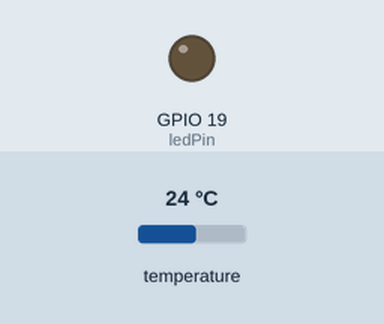
The sketch below on a simulated ESP32. Shown: output pins drawn as LEDs (lit = HIGH). The test bench sets the inputs (shaded band); at power-on: temperature 24 °C. WiFi joins after 1.5 s; servers stay silent unless stated; uploads are accepted with an empty reply; what the sketch prints to the serial monitor is not drawn. At 67.6 s the program puts the board to deep sleep or switches it off; the recording ends there.

Above: at 0.1 s.
At 7.49 s:
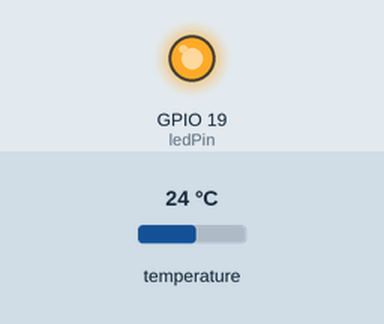
Timing chart, 0 to 9.0 s (numbered marks = the images above):
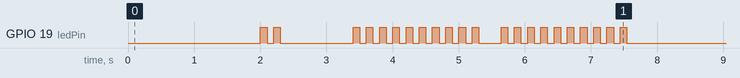

The sketch:

esp-client.ino
```cpp
#include <WiFi.h>
#include <HTTPClient.h>
#include <ArduinoJson.h>
#include <OneWire.h>
#include <DallasTemperature.h>

#define MILLI_FACTOR 1000
#define MICRO_FACTOR 1000000
#define SLEEP_TIME 60 * 2
#define UP_TIME 60 * 1

const int ledPin = 19;
const int temperaturePin = 23;
const int brightnessPin = A0;

const int serial = 9600;

OneWire oneWire(temperaturePin);
DallasTemperature temperatureSensor(&oneWire);

void ledOn() {
  digitalWrite(ledPin, HIGH);
}

void ledBlink(int numberOfBlinks) {
  for (int i = 0; i < numberOfBlinks; i++) {
    digitalWrite(ledPin, HIGH);
    delay(100);
    digitalWrite(ledPin, LOW);
    delay(100);
  }
}

void connectWifi() {
  const char * wifiSsid = "victor-mobile";
  const char * wifiPass = "parasite";
  const int connectionTimeout = 30;

  WiFi.begin(wifiSsid, wifiPass);
  Serial.print("Connecting to WiFi...");

  int connectionTimer = 0;
  while (WiFi.status() != WL_CONNECTED && connectionTimer < connectionTimeout) {
    Serial.print(".");
    connectionTimer += 1;
    delay(1000);
  }

  if (WiFi.status() == WL_CONNECTED) {
    Serial.print("Connection successful in ");
  } else {
    Serial.print("Connection timeout in ");
  }

  Serial.print(connectionTimer);
  Serial.print("s. \n");
}

void createTemperatureEntry(double temperature) {
  char * restUrl = "https://firestore.googleapis.com/v1/projects/tp2-iot-m1-miage/databases/(default)/documents/temperatures";
  HTTPClient client;

  client.begin(restUrl);
  client.addHeader("Content-Type", "application/json");
  client.addHeader("Content-Length", "100");

  StaticJsonBuffer<300> jsonBuffer;
  JsonObject & root = jsonBuffer.createObject();
  JsonObject & fields = jsonBuffer.createObject();
  JsonObject & temperatureInCelsius = jsonBuffer.createObject();
  JsonObject & macAddress = jsonBuffer.createObject();

  temperatureInCelsius["doubleValue"] = temperature;
  fields["temperatureInCelsius"] = temperatureInCelsius;

  macAddress["stringValue"] = WiFi.macAddress();
  fields["macAddress"] = macAddress;

  root["fields"] = fields;

  char jsonMessageBuffer[300];
  root.prettyPrintTo(jsonMessageBuffer, sizeof(jsonMessageBuffer));
  Serial.print("Attempting to create a temperature document with a value of ");
  Serial.print(temperature);
  Serial.print(" from address ");
  Serial.print(WiFi.macAddress());
  Serial.print(". \n");

  int httpStatus = client.POST(jsonMessageBuffer);

  if (httpStatus == 200) {
    Serial.println("Firestore responded successfully.");
    ledBlink(10);
  }

  client.end();
}

void createBrightnessEntry(double brightness) {
  char * restUrl = "https://firestore.googleapis.com/v1/projects/tp2-iot-m1-miage/databases/(default)/documents/brightnesses";
  HTTPClient client;

  client.begin(restUrl);
  client.addHeader("Content-Type", "application/json");
  client.addHeader("Content-Length", "100");

  StaticJsonBuffer<300> jsonBuffer;
  JsonObject & root = jsonBuffer.createObject();
  JsonObject & fields = jsonBuffer.createObject();
  JsonObject & brightnessInLux = jsonBuffer.createObject();
  JsonObject & macAddress = jsonBuffer.createObject();

  brightnessInLux["doubleValue"] = brightness; // TODO convert brightness unit to a lux one
  fields["brightnessInLux"] = brightnessInLux;

  macAddress["stringValue"] = WiFi.macAddress();
  fields["macAddress"] = macAddress;

  root["fields"] = fields;

  char jsonMessageBuffer[300];
  root.prettyPrintTo(jsonMessageBuffer, sizeof(jsonMessageBuffer));
  Serial.print("Attempting to create a brightness document with a value of ");
  Serial.print(brightness);
  Serial.print(" from address ");
  Serial.print(WiFi.macAddress());
  Serial.print(". \n");

  int httpStatus = client.POST(jsonMessageBuffer);

  if (httpStatus == 200) {
    Serial.println("Firestore responded successfully.");
    ledBlink(10);
  }

  client.end();
}

JsonObject & getConfigurations() {
  char * restUrl = "https://firestore.googleapis.com/v1/projects/tp2-iot-m1-miage/databases/(default)/documents/configurations/cB1CljpmA9o0lRsUvuQh";
  //char * restUrl = "http://httpbin.org/ip";
  //char * restUrl = "https://httpbin.org/json";
  HTTPClient client;

  /*char * certificate = "-----BEGIN CERTIFICATE-----\n" \
"MIIDujCCAqKgAwIBAgILBAAAAAABD4Ym5g0wDQYJKoZIhvcNAQEFBQAwTDEgMB4G\n" \
"A1UECxMXR2xvYmFsU2lnbiBSb290IENBIC0gUjIxEzARBgNVBAoTCkdsb2JhbFNp\n" \
"Z24xEzARBgNVBAMTCkdsb2JhbFNpZ24wHhcNMDYxMjE1MDgwMDAwWhcNMjExMjE1\n" \
"MDgwMDAwWjBMMSAwHgYDVQQLExdHbG9iYWxTaWduIFJvb3QgQ0EgLSBSMjETMBEG\n" \
"A1UEChMKR2xvYmFsU2lnbjETMBEGA1UEAxMKR2xvYmFsU2lnbjCCASIwDQYJKoZI\n" \
"hvcNAQEBBQADggEPADCCAQoCggEBAKbPJA6+Lm8omUVCxKs+IVSbC9N/hHD6ErPL\n" \
"v4dfxn+G07IwXNb9rfF73OX4YJYJkhD10FPe+3t+c4isUoh7SqbKSaZeqKeMWhG8\n" \
"eoLrvozps6yWJQeXSpkqBy+0Hne/ig+1AnwblrjFuTosvNYSuetZfeLQBoZfXklq\n" \
"tTleiDTsvHgMCJiEbKjNS7SgfQx5TfC4LcshytVsW33hoCmEofnTlEnLJGKRILzd\n" \
"C9XZzPnqJworc5HGnRusyMvo4KD0L5CLTfuwNhv2GXqF4G3yYROIXJ/gkwpRl4pa\n" \
"zq+r1feqCapgvdzZX99yqWATXgAByUr6P6TqBwMhAo6CygPCm48CAwEAAaOBnDCB\n" \
"mTAOBgNVHQ8BAf8EBAMCAQYwDwYDVR0TAQH/BAUwAwEB/zAdBgNVHQ4EFgQUm+IH\n" \
"V2ccHsBqBt5ZtJot39wZhi4wNgYDVR0fBC8wLTAroCmgJ4YlaHR0cDovL2NybC5n\n" \
"bG9iYWxzaWduLm5ldC9yb290LXIyLmNybDAfBgNVHSMEGDAWgBSb4gdXZxwewGoG\n" \
"3lm0mi3f3BmGLjANBgkqhkiG9w0BAQUFAAOCAQEAmYFThxxol4aR7OBKuEQLq4Gs\n" \
"J0/WwbgcQ3izDJr86iw8bmEbTUsp9Z8FHSbBuOmDAGJFtqkIk7mpM0sYmsL4h4hO\n" \
"291xNBrBVNpGP+DTKqttVCL1OmLNIG+6KYnX3ZHu01yiPqFbQfXf5WRDLenVOavS\n" \
"ot+3i9DAgBkcRcAtjOj4LaR0VknFBbVPFd5uRHg5h6h+u/N5GJG79G+dwfCMNYxd\n" \
"AfvDbbnvRG15RjF+Cv6pgsH/76tuIMRQyV+dTZsXjAzlAcmgQWpzU/qlULRuJQ/7\n" \
"TBj0/VLZjmmx6BEP3ojY+x1J96relc8geMJgEtslQIxq/H5COEBkEveegeGTLg==\n" \
"-----END CERTIFICATE-----\n";*/

  client.begin(restUrl);

  int httpStatus = client.GET();

  if (httpStatus == 200) {
    String httpContent = client.getString();
    Serial.print(httpContent);

    StaticJsonBuffer<300> jsonBuffer;
    JsonObject & configurations = jsonBuffer.parseObject(httpContent);

    Serial.print("Configurations are now set to a temperature switch of ");
    Serial.print(configurations["fields"]["temperatureSwitch"].as<double>());
    Serial.print(" and a brightness switch of ");
    Serial.print(configurations["fields"]["brightnessSwitch"].as<double>());
    Serial.print(". \n");

    ledBlink(10);

    return configurations;
  }

  client.end();
}

void checkConfigurations(double temperatureValue, double brightnessValue) {
  JsonObject & configurations = getConfigurations();

  if (temperatureValue > configurations["fields"]["temperatureSwitch"] && brightnessValue > configurations["fields"]["brightnessValue"]) {
    Serial.println("Configuration requirements are met : both our temperature and brightness values are high enough.");
    ledOn();
  }
  else {
    Serial.println("Configuration requirements are not met : at least one of our temperature and brightness values wasn't high enough.");
  }
}

void stayAwake() {
  Serial.print("Staying awake for ");
  Serial.print(UP_TIME);
  Serial.print("s. \n");

  delay(UP_TIME * MILLI_FACTOR);
}

void hibernate() {
  WiFi.disconnect();

  Serial.print("Hibernating now for ");
  Serial.print(SLEEP_TIME);
  Serial.print("s. \n");

  esp_deep_sleep(SLEEP_TIME * MICRO_FACTOR);
}

void setup() {
  pinMode(ledPin, OUTPUT);
  Serial.begin(serial);
  while (!Serial);

  connectWifi();

  if (WiFi.status() == WL_CONNECTED) {
    ledBlink(2);

    double brightnessValue = analogRead(brightnessPin);

    temperatureSensor.requestTemperaturesByIndex(0);
    double temperatureValue = temperatureSensor.getTempCByIndex(0);

    createTemperatureEntry(temperatureValue);
    createBrightnessEntry(brightnessValue);

    //checkConfigurations(temperatureValue, brightnessValue);

    stayAwake();

    hibernate();
  }
}

void loop() {}
```

Measured:
- by itself, GPIO 19 (ledPin): LOW → HIGH at 2.0 s, → LOW 0.10 s later, → HIGH 0.10 s later, → LOW 0.10 s later, … (44 changes in this stretch)
